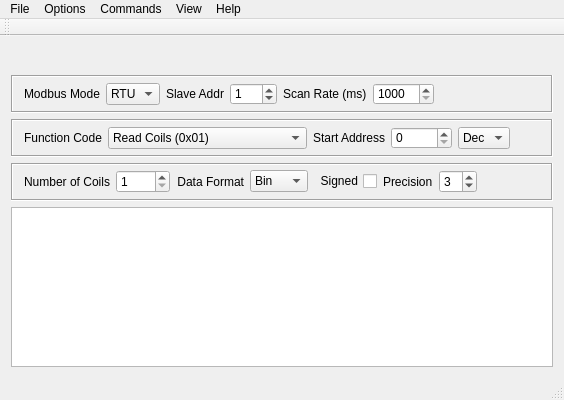
<?xml version="1.0" encoding="UTF-8"?>
<ui version="4.0">
 <class>MainWindow</class>
 <widget class="QMainWindow" name="MainWindow">
  <property name="geometry">
   <rect>
    <x>0</x>
    <y>0</y>
    <width>564</width>
    <height>400</height>
   </rect>
  </property>
  <property name="minimumSize">
   <size>
    <width>564</width>
    <height>400</height>
   </size>
  </property>
  <property name="maximumSize">
   <size>
    <width>720</width>
    <height>720</height>
   </size>
  </property>
  <property name="windowTitle">
   <string>qModbusExplorer</string>
  </property>
  <property name="windowIcon">
   <iconset resource="../icons/icons.qrc">
    <normaloff>:/icons/connect-24.png</normaloff>:/icons/connect-24.png</iconset>
  </property>
  <widget class="QWidget" name="centralWidget">
   <layout class="QVBoxLayout" name="verticalLayout">
    <item>
     <widget class="InfoBar" name="infobar">
      <layout class="QHBoxLayout" name="horizontalLayout_2"/>
     </widget>
    </item>
    <item>
     <widget class="QFrame" name="frame_1">
      <property name="minimumSize">
       <size>
        <width>0</width>
        <height>38</height>
       </size>
      </property>
      <property name="frameShape">
       <enum>QFrame::Box</enum>
      </property>
      <property name="frameShadow">
       <enum>QFrame::Sunken</enum>
      </property>
      <layout class="QHBoxLayout" name="horizontalLayout">
       <property name="topMargin">
        <number>6</number>
       </property>
       <property name="bottomMargin">
        <number>6</number>
       </property>
       <item>
        <widget class="QLabel" name="lblModbusMode">
         <property name="text">
          <string>Modbus Mode</string>
         </property>
         <property name="alignment">
          <set>Qt::AlignRight|Qt::AlignTrailing|Qt::AlignVCenter</set>
         </property>
         <property name="buddy">
          <cstring>cmbModbusMode</cstring>
         </property>
        </widget>
       </item>
       <item>
        <widget class="QComboBox" name="cmbModbusMode">
         <item>
          <property name="text">
           <string notr="true">RTU</string>
          </property>
         </item>
         <item>
          <property name="text">
           <string notr="true">TCP</string>
          </property>
         </item>
        </widget>
       </item>
       <item>
        <widget class="QLabel" name="lblSlave">
         <property name="text">
          <string>Slave Addr</string>
         </property>
         <property name="alignment">
          <set>Qt::AlignRight|Qt::AlignTrailing|Qt::AlignVCenter</set>
         </property>
         <property name="buddy">
          <cstring>sbSlaveID</cstring>
         </property>
        </widget>
       </item>
       <item>
        <widget class="QSpinBox" name="sbSlaveID">
         <property name="minimum">
          <number>0</number>
         </property>
         <property name="maximum">
          <number>255</number>
         </property>
         <property name="value">
          <number>1</number>
         </property>
        </widget>
       </item>
       <item>
        <widget class="QLabel" name="lblScan">
         <property name="text">
          <string>Scan Rate (ms)</string>
         </property>
        </widget>
       </item>
       <item>
        <widget class="QSpinBox" name="spInterval">
         <property name="minimum">
          <number>1000</number>
         </property>
         <property name="maximum">
          <number>10000</number>
         </property>
         <property name="singleStep">
          <number>500</number>
         </property>
        </widget>
       </item>
       <item>
        <spacer name="horizontalSpacer_2">
         <property name="orientation">
          <enum>Qt::Horizontal</enum>
         </property>
         <property name="sizeHint" stdset="0">
          <size>
           <width>40</width>
           <height>20</height>
          </size>
         </property>
        </spacer>
       </item>
      </layout>
     </widget>
    </item>
    <item>
     <widget class="QFrame" name="frame_2">
      <property name="minimumSize">
       <size>
        <width>0</width>
        <height>38</height>
       </size>
      </property>
      <property name="frameShape">
       <enum>QFrame::Box</enum>
      </property>
      <property name="frameShadow">
       <enum>QFrame::Sunken</enum>
      </property>
      <layout class="QHBoxLayout" name="horizontalLayout_4">
       <property name="topMargin">
        <number>6</number>
       </property>
       <property name="bottomMargin">
        <number>6</number>
       </property>
       <item>
        <widget class="QLabel" name="lblFunctionCode">
         <property name="text">
          <string>Function Code</string>
         </property>
         <property name="alignment">
          <set>Qt::AlignRight|Qt::AlignTrailing|Qt::AlignVCenter</set>
         </property>
         <property name="buddy">
          <cstring>cmbFunctionCode</cstring>
         </property>
        </widget>
       </item>
       <item>
        <widget class="QComboBox" name="cmbFunctionCode">
         <property name="frame">
          <bool>true</bool>
         </property>
         <item>
          <property name="text">
           <string>Read Coils (0x01)</string>
          </property>
         </item>
         <item>
          <property name="text">
           <string>Read Discrete Inputs (0x02)</string>
          </property>
         </item>
         <item>
          <property name="text">
           <string>Read Holding Registers (0x03)</string>
          </property>
         </item>
         <item>
          <property name="text">
           <string>Read Input Registers (0x04)</string>
          </property>
         </item>
         <item>
          <property name="text">
           <string>Write Single Coil (0x05)</string>
          </property>
         </item>
         <item>
          <property name="text">
           <string>Write Single Register (0x06)</string>
          </property>
         </item>
         <item>
          <property name="text">
           <string>Write Multiple Coils (0x0f)</string>
          </property>
         </item>
         <item>
          <property name="text">
           <string>Write Multiple Registers (0x10)</string>
          </property>
         </item>
        </widget>
       </item>
       <item>
        <widget class="QLabel" name="lblStartAddress">
         <property name="text">
          <string>Start Address</string>
         </property>
         <property name="alignment">
          <set>Qt::AlignRight|Qt::AlignTrailing|Qt::AlignVCenter</set>
         </property>
         <property name="buddy">
          <cstring>sbStartAddress</cstring>
         </property>
        </widget>
       </item>
       <item>
        <widget class="QSpinBox" name="sbStartAddress">
         <property name="maximum">
          <number>65535</number>
         </property>
         <property name="displayIntegerBase">
          <number>10</number>
         </property>
        </widget>
       </item>
       <item>
        <widget class="QComboBox" name="cmbStartAddrBase">
         <property name="currentIndex">
          <number>0</number>
         </property>
         <item>
          <property name="text">
           <string>Dec</string>
          </property>
         </item>
         <item>
          <property name="text">
           <string>Hex</string>
          </property>
         </item>
        </widget>
       </item>
       <item>
        <spacer name="horizontalSpacer">
         <property name="orientation">
          <enum>Qt::Horizontal</enum>
         </property>
         <property name="sizeHint" stdset="0">
          <size>
           <width>40</width>
           <height>20</height>
          </size>
         </property>
        </spacer>
       </item>
      </layout>
     </widget>
    </item>
    <item>
     <widget class="QFrame" name="frame_3">
      <property name="minimumSize">
       <size>
        <width>0</width>
        <height>38</height>
       </size>
      </property>
      <property name="frameShape">
       <enum>QFrame::Box</enum>
      </property>
      <property name="frameShadow">
       <enum>QFrame::Sunken</enum>
      </property>
      <layout class="QHBoxLayout" name="horizontalLayout_3">
       <property name="topMargin">
        <number>5</number>
       </property>
       <property name="bottomMargin">
        <number>6</number>
       </property>
       <item>
        <widget class="QLabel" name="lblNoOfCoils">
         <property name="text">
          <string>Number of Coils</string>
         </property>
         <property name="alignment">
          <set>Qt::AlignRight|Qt::AlignTrailing|Qt::AlignVCenter</set>
         </property>
         <property name="buddy">
          <cstring>sbNoOfRegs</cstring>
         </property>
        </widget>
       </item>
       <item>
        <widget class="QSpinBox" name="sbNoOfRegs">
         <property name="minimum">
          <number>1</number>
         </property>
         <property name="maximum">
          <number>2000</number>
         </property>
        </widget>
       </item>
       <item>
        <widget class="QLabel" name="lblDataFormat">
         <property name="text">
          <string>Data Format</string>
         </property>
         <property name="alignment">
          <set>Qt::AlignRight|Qt::AlignTrailing|Qt::AlignVCenter</set>
         </property>
         <property name="buddy">
          <cstring>sbStartAddress</cstring>
         </property>
        </widget>
       </item>
       <item>
        <widget class="QComboBox" name="cmbFrmt">
         <property name="currentText">
          <string>Bin</string>
         </property>
         <property name="currentIndex">
          <number>0</number>
         </property>
         <item>
          <property name="text">
           <string>Bin</string>
          </property>
         </item>
         <item>
          <property name="text">
           <string>Dec</string>
          </property>
         </item>
         <item>
          <property name="text">
           <string>Hex</string>
          </property>
         </item>
         <item>
          <property name="text">
           <string>Float</string>
          </property>
         </item>
        </widget>
       </item>
       <item>
        <widget class="QCheckBox" name="chkSigned">
         <property name="layoutDirection">
          <enum>Qt::RightToLeft</enum>
         </property>
         <property name="text">
          <string>Signed</string>
         </property>
        </widget>
       </item>
       <item>
        <widget class="QLabel" name="lblPrecision">
         <property name="text">
          <string>Precision</string>
         </property>
        </widget>
       </item>
       <item>
        <widget class="QSpinBox" name="sbPrecision">
         <property name="minimum">
          <number>-1</number>
         </property>
         <property name="maximum">
          <number>7</number>
         </property>
         <property name="value">
          <number>3</number>
         </property>
        </widget>
       </item>
       <item>
        <spacer name="horizontalSpacer_3">
         <property name="orientation">
          <enum>Qt::Horizontal</enum>
         </property>
         <property name="sizeHint" stdset="0">
          <size>
           <width>40</width>
           <height>20</height>
          </size>
         </property>
        </spacer>
       </item>
      </layout>
     </widget>
    </item>
    <item>
     <widget class="QTableView" name="tblRegisters">
      <property name="cornerButtonEnabled">
       <bool>false</bool>
      </property>
      <attribute name="horizontalHeaderVisible">
       <bool>true</bool>
      </attribute>
      <attribute name="horizontalHeaderHighlightSections">
       <bool>true</bool>
      </attribute>
      <attribute name="verticalHeaderVisible">
       <bool>true</bool>
      </attribute>
      <attribute name="verticalHeaderHighlightSections">
       <bool>true</bool>
      </attribute>
     </widget>
    </item>
   </layout>
  </widget>
  <widget class="QMenuBar" name="menuBar">
   <property name="geometry">
    <rect>
     <x>0</x>
     <y>0</y>
     <width>564</width>
     <height>22</height>
    </rect>
   </property>
   <widget class="QMenu" name="menuFile">
    <property name="title">
     <string>File</string>
    </property>
    <addaction name="actionLoad_Session"/>
    <addaction name="actionSave_Session"/>
    <addaction name="separator"/>
    <addaction name="actionExit"/>
   </widget>
   <widget class="QMenu" name="menuOptions">
    <property name="title">
     <string>Options</string>
    </property>
    <addaction name="actionSerial_RTU"/>
    <addaction name="actionTCP"/>
    <addaction name="separator"/>
    <addaction name="actionSettings"/>
   </widget>
   <widget class="QMenu" name="menuHelp">
    <property name="title">
     <string>Help</string>
    </property>
    <addaction name="actionModbus_Manual"/>
    <addaction name="actionAbout"/>
   </widget>
   <widget class="QMenu" name="menuView">
    <property name="title">
     <string>View</string>
    </property>
    <addaction name="actionOpenLogFile"/>
    <addaction name="actionBus_Monitor"/>
    <addaction name="actionTools"/>
    <addaction name="separator"/>
    <addaction name="actionHeaders"/>
   </widget>
   <widget class="QMenu" name="menuCommands">
    <property name="title">
     <string>Commands</string>
    </property>
    <addaction name="actionConnect"/>
    <addaction name="actionRead_Write"/>
    <addaction name="actionScan"/>
    <addaction name="actionClear"/>
    <addaction name="actionReset_Counters"/>
   </widget>
   <addaction name="menuFile"/>
   <addaction name="menuOptions"/>
   <addaction name="menuCommands"/>
   <addaction name="menuView"/>
   <addaction name="menuHelp"/>
  </widget>
  <widget class="QToolBar" name="mainToolBar">
   <attribute name="toolBarArea">
    <enum>TopToolBarArea</enum>
   </attribute>
   <attribute name="toolBarBreak">
    <bool>false</bool>
   </attribute>
  </widget>
  <widget class="QStatusBar" name="statusBar">
   <property name="autoFillBackground">
    <bool>false</bool>
   </property>
  </widget>
  <action name="actionExit">
   <property name="icon">
    <iconset resource="../icons/icons.qrc">
     <normaloff>:/icons/exit-16.png</normaloff>:/icons/exit-16.png</iconset>
   </property>
   <property name="text">
    <string>Exit</string>
   </property>
   <property name="iconVisibleInMenu">
    <bool>true</bool>
   </property>
  </action>
  <action name="actionSerial_RTU">
   <property name="icon">
    <iconset resource="../icons/icons.qrc">
     <normaloff>:/icons/serial-pot-16.png</normaloff>:/icons/serial-pot-16.png</iconset>
   </property>
   <property name="text">
    <string notr="true">Modbus RTU...</string>
   </property>
   <property name="iconVisibleInMenu">
    <bool>true</bool>
   </property>
  </action>
  <action name="actionTCP">
   <property name="icon">
    <iconset resource="../icons/icons.qrc">
     <normaloff>:/icons/ethernet-port-16.png</normaloff>:/icons/ethernet-port-16.png</iconset>
   </property>
   <property name="text">
    <string notr="true">Modbus TCP...</string>
   </property>
   <property name="iconVisibleInMenu">
    <bool>true</bool>
   </property>
  </action>
  <action name="actionAbout">
   <property name="icon">
    <iconset resource="../icons/icons.qrc">
     <normaloff>:/icons/info-sign-16.png</normaloff>:/icons/info-sign-16.png</iconset>
   </property>
   <property name="text">
    <string>About...</string>
   </property>
   <property name="iconVisibleInMenu">
    <bool>true</bool>
   </property>
  </action>
  <action name="actionBus_Monitor">
   <property name="icon">
    <iconset resource="../icons/icons.qrc">
     <normaloff>:/icons/TV-16.png</normaloff>:/icons/TV-16.png</iconset>
   </property>
   <property name="text">
    <string>Bus Monitor</string>
   </property>
   <property name="iconVisibleInMenu">
    <bool>true</bool>
   </property>
  </action>
  <action name="actionSettings">
   <property name="icon">
    <iconset resource="../icons/icons.qrc">
     <normaloff>:/icons/options-16.png</normaloff>:/icons/options-16.png</iconset>
   </property>
   <property name="text">
    <string>Settings...</string>
   </property>
   <property name="iconVisibleInMenu">
    <bool>true</bool>
   </property>
  </action>
  <action name="actionRead_Write">
   <property name="icon">
    <iconset resource="../icons/icons.qrc">
     <normaloff>:/icons/data-sort-16.png</normaloff>:/icons/data-sort-16.png</iconset>
   </property>
   <property name="text">
    <string>Read / Write</string>
   </property>
  </action>
  <action name="actionConnect">
   <property name="checkable">
    <bool>true</bool>
   </property>
   <property name="icon">
    <iconset resource="../icons/icons.qrc">
     <normaloff>:/icons/plug-disconnect-16.png</normaloff>
     <normalon>:/icons/plug-connect-16.png</normalon>:/icons/plug-disconnect-16.png</iconset>
   </property>
   <property name="text">
    <string>Connect</string>
   </property>
  </action>
  <action name="actionScan">
   <property name="checkable">
    <bool>true</bool>
   </property>
   <property name="icon">
    <iconset resource="../icons/icons.qrc">
     <normaloff>:/icons/cyclic-process-16.png</normaloff>:/icons/cyclic-process-16.png</iconset>
   </property>
   <property name="text">
    <string>Scan</string>
   </property>
  </action>
  <action name="actionReset_Counters">
   <property name="icon">
    <iconset resource="../icons/icons.qrc">
     <normaloff>:/icons/reset-16.png</normaloff>:/icons/reset-16.png</iconset>
   </property>
   <property name="text">
    <string>Reset Counters</string>
   </property>
  </action>
  <action name="actionSimplified_Chinese_zh_CN">
   <property name="icon">
    <iconset resource="../icons/icons.qrc">
     <normaloff>:/icons/China-flag-16.png</normaloff>:/icons/China-flag-16.png</iconset>
   </property>
   <property name="text">
    <string notr="true">简体中文 (zh_CN)</string>
   </property>
   <property name="iconText">
    <string notr="true">简体中文 (zh_CN)</string>
   </property>
   <property name="toolTip">
    <string notr="true">简体中文 (zh_CN)</string>
   </property>
   <property name="visible">
    <bool>false</bool>
   </property>
  </action>
  <action name="actionTraditional_Chinese_zh_TW">
   <property name="icon">
    <iconset resource="../icons/icons.qrc">
     <normaloff>:/icons/Taiwan-flag-16.png</normaloff>:/icons/Taiwan-flag-16.png</iconset>
   </property>
   <property name="text">
    <string notr="true">繁體中文 (zh_TW)</string>
   </property>
   <property name="iconText">
    <string notr="true">繁體中文 (zh_TW)</string>
   </property>
   <property name="toolTip">
    <string notr="true">繁體中文 (zh_TW)</string>
   </property>
   <property name="visible">
    <bool>false</bool>
   </property>
  </action>
  <action name="actionEnglish_en_US">
   <property name="icon">
    <iconset resource="../icons/icons.qrc">
     <normaloff>:/icons/usa-flag-16.png</normaloff>:/icons/usa-flag-16.png</iconset>
   </property>
   <property name="text">
    <string notr="true">English (en_US)</string>
   </property>
   <property name="iconText">
    <string notr="true">English (en_US)</string>
   </property>
   <property name="toolTip">
    <string notr="true">English (en_US)</string>
   </property>
   <property name="visible">
    <bool>false</bool>
   </property>
  </action>
  <action name="actionOpenLogFile">
   <property name="icon">
    <iconset resource="../icons/icons.qrc">
     <normaloff>:/icons/text-x-log-16.png</normaloff>:/icons/text-x-log-16.png</iconset>
   </property>
   <property name="text">
    <string>Log File</string>
   </property>
  </action>
  <action name="actionClear">
   <property name="icon">
    <iconset resource="../icons/icons.qrc">
     <normaloff>:/icons/edit-clear-16.png</normaloff>:/icons/edit-clear-16.png</iconset>
   </property>
   <property name="text">
    <string>Clear Table</string>
   </property>
  </action>
  <action name="actionModbus_Manual">
   <property name="icon">
    <iconset resource="../icons/icons.qrc">
     <normaloff>:/icons/help-desk-icon-16.png</normaloff>:/icons/help-desk-icon-16.png</iconset>
   </property>
   <property name="text">
    <string>Modbus Manual</string>
   </property>
  </action>
  <action name="actionLoad_Session">
   <property name="icon">
    <iconset resource="../icons/icons.qrc">
     <normaloff>:/icons/document-import-16.png</normaloff>:/icons/document-import-16.png</iconset>
   </property>
   <property name="text">
    <string>Load Session...</string>
   </property>
  </action>
  <action name="actionSave_Session">
   <property name="icon">
    <iconset resource="../icons/icons.qrc">
     <normaloff>:/icons/document-export-16.png</normaloff>:/icons/document-export-16.png</iconset>
   </property>
   <property name="text">
    <string>Save Session...</string>
   </property>
  </action>
  <action name="actionHeaders">
   <property name="checkable">
    <bool>true</bool>
   </property>
   <property name="icon">
    <iconset resource="../icons/icons.qrc">
     <normaloff>:/icons/Header16.png</normaloff>:/icons/Header16.png</iconset>
   </property>
   <property name="text">
    <string>Headers</string>
   </property>
  </action>
  <action name="actionTools">
   <property name="icon">
    <iconset resource="../icons/icons.qrc">
     <normaloff>:/icons/tools-16.png</normaloff>:/icons/tools-16.png</iconset>
   </property>
   <property name="text">
    <string>Tools</string>
   </property>
  </action>
 </widget>
 <layoutdefault spacing="6" margin="11"/>
 <customwidgets>
  <customwidget>
   <class>InfoBar</class>
   <extends>QFrame</extends>
   <header>src/infobar.h</header>
   <container>1</container>
  </customwidget>
 </customwidgets>
 <tabstops>
  <tabstop>tblRegisters</tabstop>
 </tabstops>
 <resources>
  <include location="../icons/icons.qrc"/>
 </resources>
 <connections>
  <connection>
   <sender>actionExit</sender>
   <signal>triggered()</signal>
   <receiver>MainWindow</receiver>
   <slot>close()</slot>
   <hints>
    <hint type="sourcelabel">
     <x>-1</x>
     <y>-1</y>
    </hint>
    <hint type="destinationlabel">
     <x>199</x>
     <y>149</y>
    </hint>
   </hints>
  </connection>
 </connections>
</ui>
